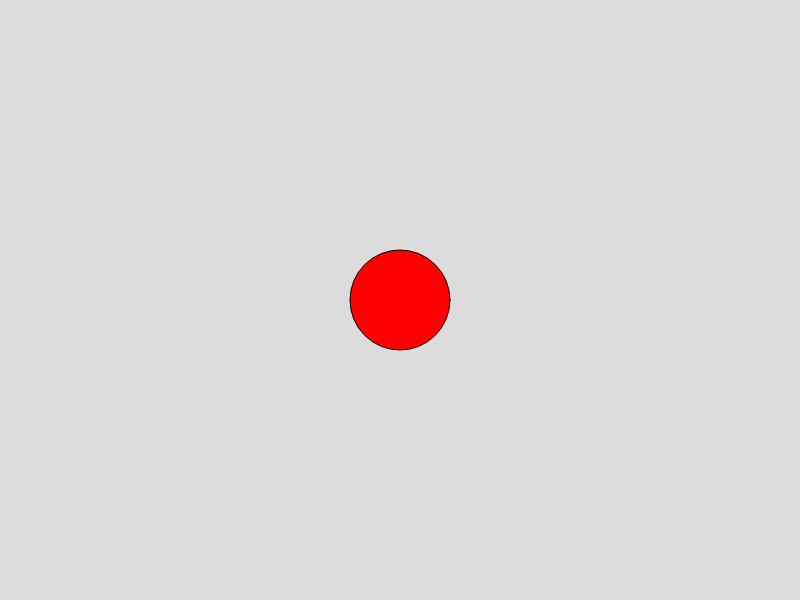
Frame 1 (no input)
Frame 60 (no input): identical to frame 1, image omitted
Frame 120 (the mouse pressed at the canvas centre since frame 60): identical to frame 1, image omitted

The p5.js sketch that drew this single still picture (run headless with seeded random() and noise() and a simulated clock; from frame 60 on, the mouse is pressed at the canvas centre):

// p5.js sketch
// ── sketch.js
var canvasWidth = 800
    var canvasHeight = 600
function setup() {
    createCanvas(canvasWidth, canvasHeight);
}

function draw() {
    background(220);
    fill(255, 0, 0,)
    circle(canvasWidth / 2, canvasHeight / 2, 100)
    
}
